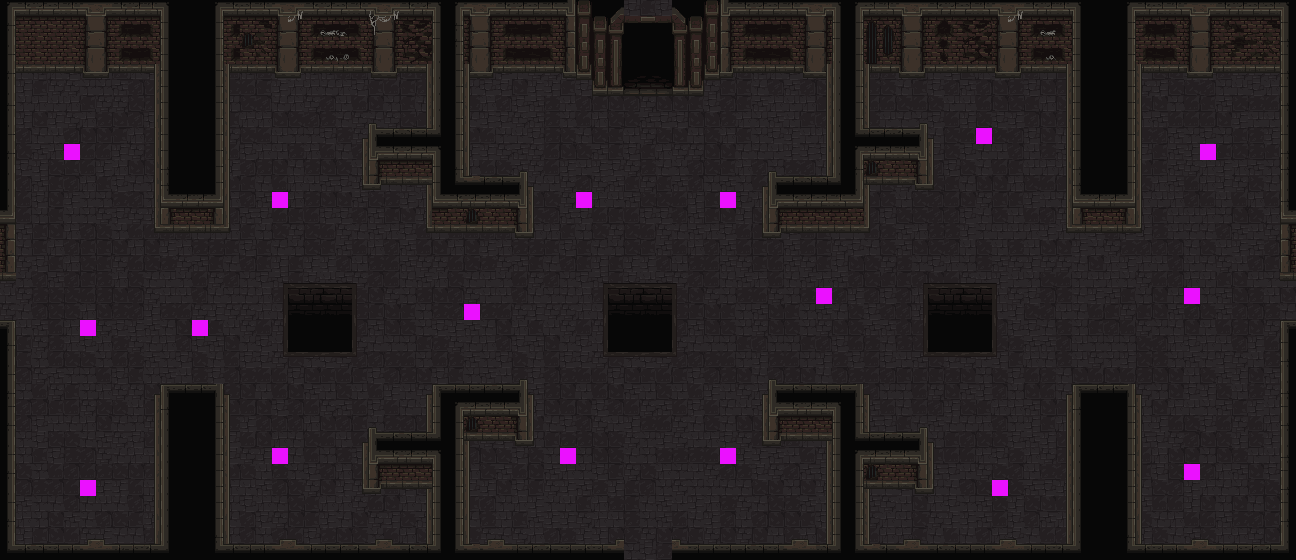

The image is a tile-based game level rendered from a .tmx file. Its description and source (layers, tilesets, objects; grid data summarised) follow:
An orthogonal 81x35 tile map with 16x16 px tiles, 4 tile layers (Terra, Parets, Terra2, Enemics), 2 hidden layers not drawn, 2 tilesets.

<map version="1.5" tiledversion="1.7.2" orientation="orthogonal" renderorder="right-down" width="81" height="35" tilewidth="16" tileheight="16" infinite="0" nextlayerid="9" nextobjectid="1">
 <tileset firstgid="1" name="Floor1_TileSet" tilewidth="16" tileheight="16" tilecount="2560" columns="64">
  <image source="../Sprites/Maps/RF_Catacombs_v1.0/mainlevbuild.png" width="1024" height="640" />
 </tileset>
 <tileset firstgid="2561" name="Colisions" tilewidth="16" tileheight="16" tilecount="2" columns="2">
  <image source="../Sprites/Maps/Colisions.png" width="32" height="16" />
 </tileset>
 <layer id="2" name="Terra" width="81" height="35">
  <data>[2835 cells, 2835 non-empty, 30 distinct tile ids]</data>
 </layer>
 <layer id="1" name="Parets" width="81" height="35">
  <data>[2835 cells, 849 non-empty, 233 distinct tile ids]</data>
 </layer>
 <layer id="7" name="Terra2" width="81" height="35">
  <data>[2835 cells, 419 non-empty, 107 distinct tile ids]</data>
 </layer>
 <layer id="5" name="Porta" width="81" height="35" visible="0">
  <data>[2835 cells, 8 non-empty, 8 distinct tile ids]</data>
 </layer>
 <layer id="3" name="Colisions" width="81" height="35" visible="0" opacity="0.54">
  <data>[2835 cells, 448 non-empty, 2 distinct tile ids]</data>
 </layer>
 <layer id="8" name="Enemics" width="81" height="35">
  <data>[2835 cells, 17 non-empty, 1 distinct tile ids]</data>
 </layer>
</map>
